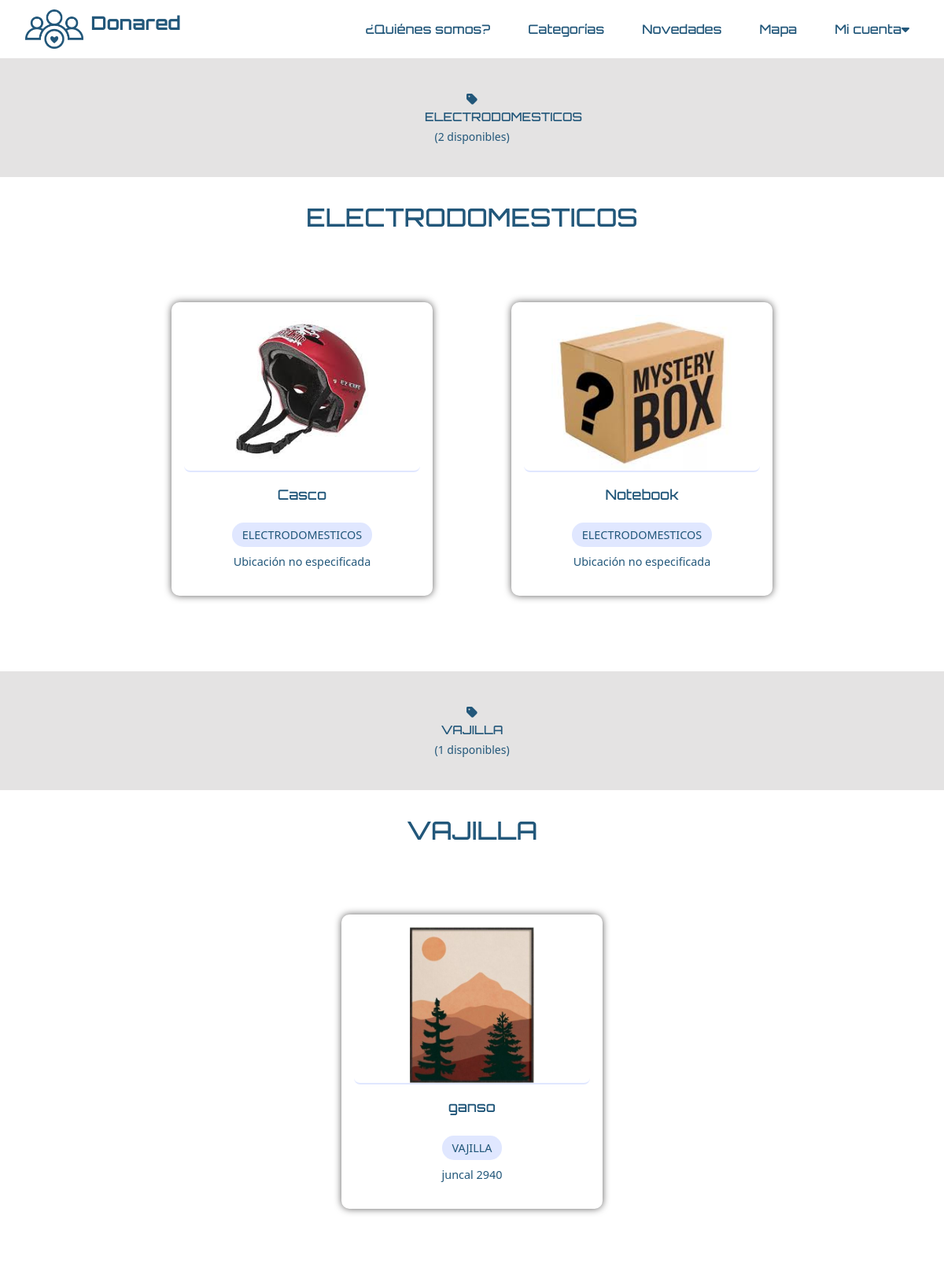
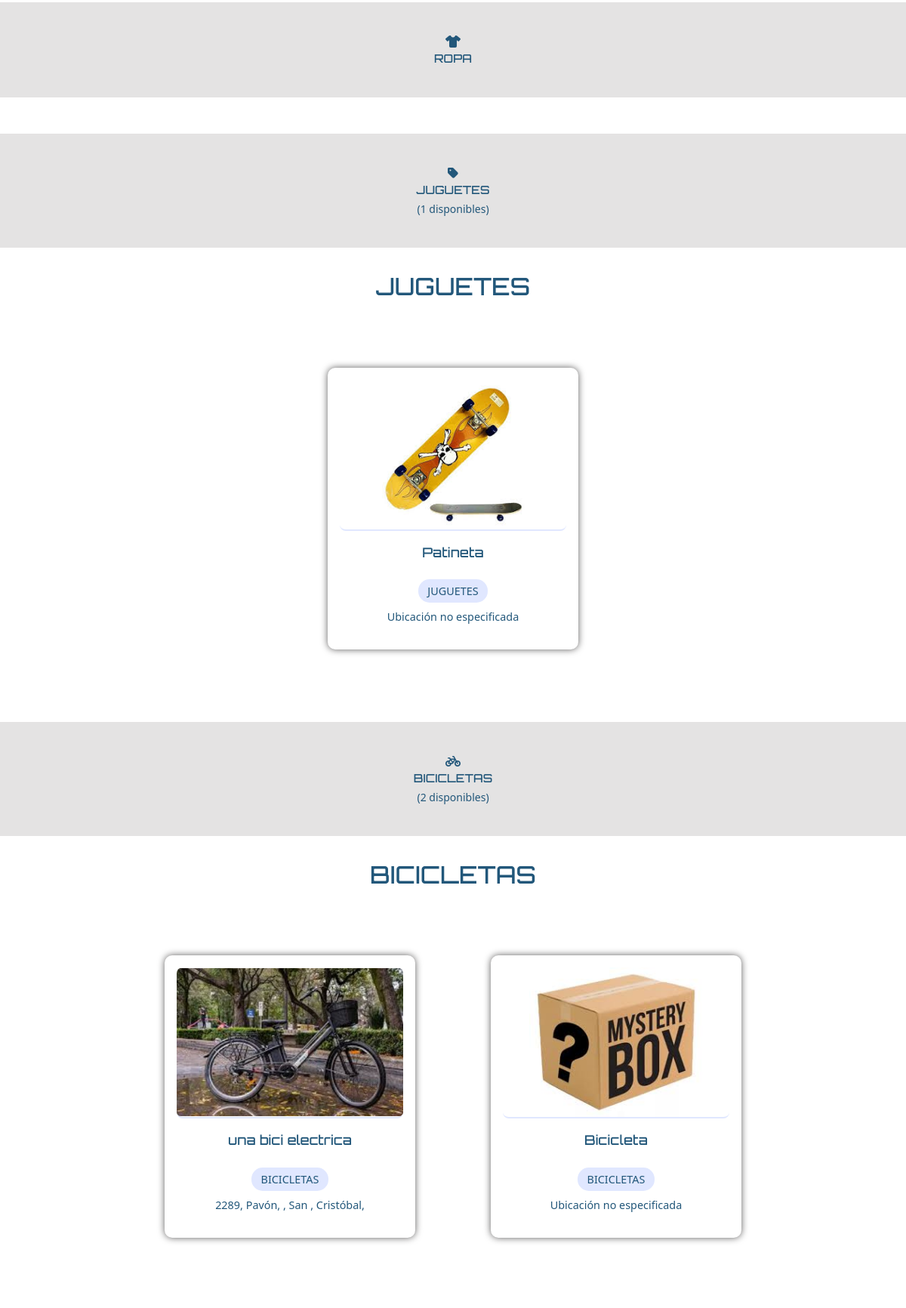
Page /categorias/ (upper part) on the committed database (2 pictures, top to bottom).
### donaredapp/models.py (models this page shows, shortened)
class Categoria(models.Model):
    nombre = models.CharField(max_length=25)
    def __str__(self):
        return self.nombre

class Item(models.Model):
    nombre = models.CharField(max_length=100)
    descripcion = models.TextField(max_length=500)
    categoria = models.ForeignKey(Categoria, on_delete=models.CASCADE)
    fecha_creacion = models.DateTimeField(auto_now_add=True)
    usuario = models.ForeignKey(
        User,
        on_delete=models.CASCADE,
        related_name='items',
        null=True,
    )
    imagen = models.ImageField(upload_to='items/', null=True, blank=True, default='items/sin_imagen.png')
    domicilio = models.CharField(max_length=255, null=True, blank=True)
    activo = models.BooleanField(default=True)
    latitude = models.DecimalField(max_digits=9, decimal_places=6, null=True, blank=True)
    longitude = models.DecimalField(max_digits=9, decimal_places=6, null=True, blank=True)

### donaredapp/views.py (the view)
# urls.py: path('categorias/', views.categorias, name='categorias'),
def categorias(request):
    storage = messages.get_messages(request)
    for _ in storage:
        pass  # just iterating over them clears them
    categorias = Categoria.objects.all()
    categorias_dict = {cat.nombre.lower(): cat.id for cat in categorias}
    items_por_categoria = 4
    categorias_con_items = []
    for categoria in categorias:
        items_categoria = Item.objects.filter(
            activo=True,
            categoria=categoria
        ).order_by("-fecha_creacion")[:items_por_categoria]
        categorias_con_items.append({
            'categoria': categoria,
            'items': items_categoria,
            'total_items': Item.objects.filter(activo=True, categoria=categoria).count()
        })
    context = {
        'categorias': categorias,
        'categorias_dict': categorias_dict,
        'categorias_con_items': categorias_con_items,
    }
    return render(request, "donaredapp/categorias.html", context)

### donaredapp/templates/donaredapp/categorias.html (shortened to what this page needs)
{% extends "donaredapp/base.html" %}
{% load static %}
{% block content %}
{% for categoria_data in categorias_con_items %}
    <section class="categorias">
        <div class="categoria-item">
            <a href="?categoria={{ categoria_data.categoria.id }}#seccion-donaciones-{{ categoria_data.categoria.nombre|lower }}">
                {% if categoria_data.categoria.nombre|lower == 'ropa' %}
                    <i class="fa-solid fa-shirt 2x"></i>
                {% elif categoria_data.categoria.nombre|lower == 'libros' %}
                    <i class="fa-solid fa-book"></i>
                {% elif categoria_data.categoria.nombre|lower == 'tecnologia' or categoria_data.categoria.nombre|lower == 'tecnología' %}
                    <i class="fa-solid fa-computer"></i>
                {% elif categoria_data.categoria.nombre|lower == 'herramientas' %}
                    <i class="fa-solid fa-screwdriver-wrench"></i>
                {% elif categoria_data.categoria.nombre|lower == 'bicicletas' %}
                    <i class="fa-solid fa-bicycle"></i>
                {% elif categoria_data.categoria.nombre|lower == 'muebles' %}
                    <i class="fa-solid fa-couch"></i>
                {% else %}
                    <i class="fa-solid fa-tag"></i>
                {% endif %}
                <p>{{ categoria_data.categoria.nombre }}</p>
                {% if categoria_data.total_items > 0 %}
                    <small>({{ categoria_data.total_items }} disponibles)</small>
                {% endif %}
            </a>
        </div>
    </section>
    {% if categoria_data.items %}
        {% include "donaredapp/tarjeta_categorias.html" with items=categoria_data.items titulo=categoria_data.categoria.nombre show_pagination=False show_search=False section_id=categoria_data.categoria.nombre|lower %}
    {% endif %}
{% endfor %}
{% endblock %}

### donaredapp/templates/donaredapp/tarjeta_categorias.html (shortened to what this page needs)
{% load static %}
<section id="seccion-donaciones-{{ section_id|default:'default' }}">
    <div class="donaciones">
        <div class="donaciones-contenido">
            <h2 class="donaciones-titulo">{{ titulo|default:"Últimas donaciones" }}</h2>
        </div>
        {% if items %}
            {% for item in items %}
            <div class="donar">
                <div class="donar-card">
                    <a href="{% url 'donaredapp:tarjeta' item.id %}">
                    {% if item.imagen %}
                        <img src="{{ item.imagen.url }}" alt="{{ item.nombre }}">
                    {% else %}
                        <img src="{% static 'donaredapp/images/mistery.jpeg' %}" alt="Sin imagen">
                    {% endif %}
                    </a>
                    <h3><a href="{% url 'donaredapp:tarjeta' item.id %}">{{ item.nombre }}</a></h3>
                    <span class="categoria">{{ item.categoria|default:"Sin categoría" }}</span>
                    <div class="domicilio">
                        {% with domicilio_parts=item.domicilio.split %}
                            {% if domicilio_parts.0 and domicilio_parts.1 %}
                                {{ domicilio_parts.0 }} {{ domicilio_parts.1 }}
                                {% if domicilio_parts.2 %}, {{ domicilio_parts.2 }}{% endif %}
                                {% if domicilio_parts.3 %}, {{ domicilio_parts.3 }}{% endif %}
                            {% else %}
                                Ubicación no especificada
                            {% endif %}
                        {% endwith %}
                    </div>
                </div>
            </div>
            {% endfor %}
        {% else %}
            <div class="donar">
                <div class="donar-card">
                    <p>No hay donaciones disponibles en esta categoría.</p>
                </div>
            </div>
        {% endif %}
    </div>
</section>

### donaredapp/static/donaredapp/style.css (style rules this page uses)
html, body { max-width: 100vw; overflow-x: hidden; }
body { background-color: #ffffff; color: #22577A; margin: 0 ; padding: 0; box-sizing: border-box; }
h1, h2, h3 { font-family: 'Orbitron', sans-serif; }
p { font-family: 'helvetica', sans-serif; }
a { text-decoration: none; color: inherit; }
.categorias { display: flex; flex-wrap: wrap; justify-content: space-around; background-color: #e4e3e3; padding: 1.5rem 0.9rem; width: 100%; box-sizing: border-box; }
.categoria-item { flex: 1 1 100px; max-width: 120px; text-align: center; margin: 1rem; transition: transform 0.2s ease; }
.categoria-item p { font-size: 0.95rem; margin: 0; color: #22577A; font-weight: 500; font-family: 'Orbitron', sans-serif; }
.donaciones { display: flex; flex-wrap: wrap; gap: 32px; justify-content: center; align-items: flex-start; padding: 2rem 0; background: #fff; }
.donaciones-contenido { width: 100%; text-align: center; margin-bottom: 1.5rem; }
.donaciones-titulo { color: #22577A; font-size: 2rem; margin-bottom: 1rem; }
.donar { display: grid; grid-template-columns: repeat(auto-fill, minmax(280px, 1fr)); gap: 2rem; padding: 1rem; }
.donar { flex: 1 1 320px; max-width: 400px; display: flex; justify-content: center; }
.donar-card { background: #fff; border-radius: 10px; padding: 1rem; text-align: center; box-shadow: #5f5e5e 0px 0px 10px 0px; transition: transform 0.2s, box-shadow 0.2s; }
.donar-card img { width: 300px; height: 200px; border-bottom: 2px solid #e0e7ff; object-fit: contain; background: #fff; border-radius: 8px; }
.donar-card h3 { padding: 1rem; margin: 0; color: #22577A; font-size: 1.1rem; line-height: 1.4; }
.donar-card .categoria { background: #e0e7ff; color: #22577A; padding: 0.3rem 0.8rem; border-radius: 15px; font-size: 0.9rem; display: inline-block; margin: 0.5rem 1rem; }
.donar-card .domicilio { padding: 0 1rem 1rem; color: #22577A; font-size: 0.9rem; }

### rows in the picture
Categoria: categoria.nombre "ELECTRODOMESTICOS", total_items "2", nombre "ELECTRODOMESTICOS"
Item: imagen (picture), nombre "Casco", categoria "ELECTRODOMESTICOS", shows "Ubicación no especificada"
Item: nombre "Notebook", categoria "ELECTRODOMESTICOS", shows "Ubicación no especificada"
Categoria: categoria.nombre "VAJILLA", total_items "1", nombre "VAJILLA"
Item: imagen (picture), nombre "ganso", categoria "VAJILLA", domicilio.split.0 "juncal", domicilio.split.1 "2940"
Categoria: categoria.nombre "ROPA"
Categoria: categoria.nombre "JUGUETES", total_items "1", nombre "JUGUETES"
Item: imagen (picture), nombre "Patineta", categoria "JUGUETES", shows "Ubicación no especificada"
Categoria: categoria.nombre "BICICLETAS", total_items "2", nombre "BICICLETAS"
Item: imagen (picture), nombre "una bici electrica", categoria "BICICLETAS", domicilio.split.0 "2289,", domicilio.split.1 "Pavón,", domicilio.split.2 "San", domicilio.split.3 "Cristóbal,"
Item: nombre "Bicicleta", categoria "BICICLETAS", shows "Ubicación no especificada"
